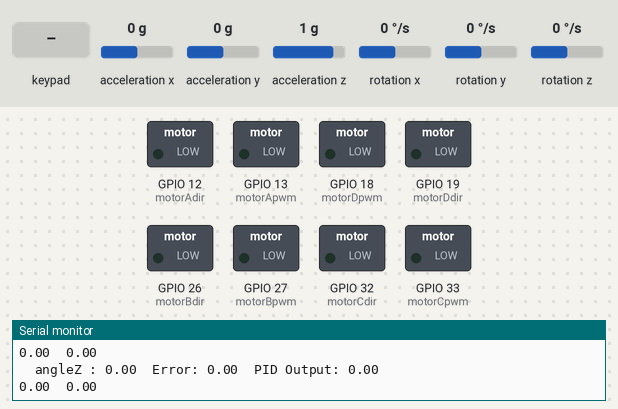
A sketch run on a simulated ESP32. Shown: switched loads named in the sketch (green lamp = pin HIGH), the last lines printed to the serial monitor. The test bench sets the inputs (shaded band); at power-on: rotation z 0 °/s, acceleration x 0 g, acceleration y 0 g, acceleration z 1 g, rotation x 0 °/s, rotation y 0 °/s. Nothing arrives over Bluetooth unless stated.

Above: at 4.2 s.
4.3 s: key 'D' pressed
At 5.7 s:
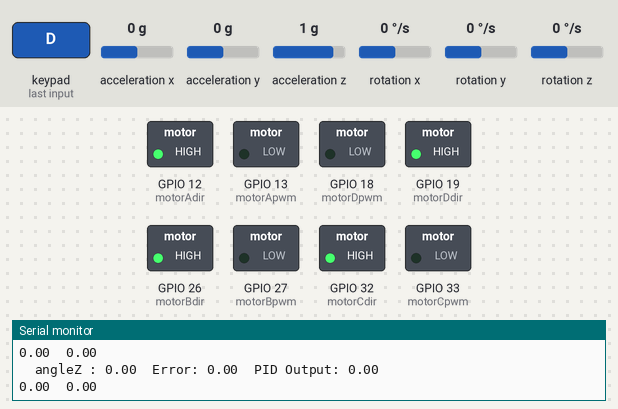
6.5 s: rotation z set to -100 °/s
At 8.5 s:
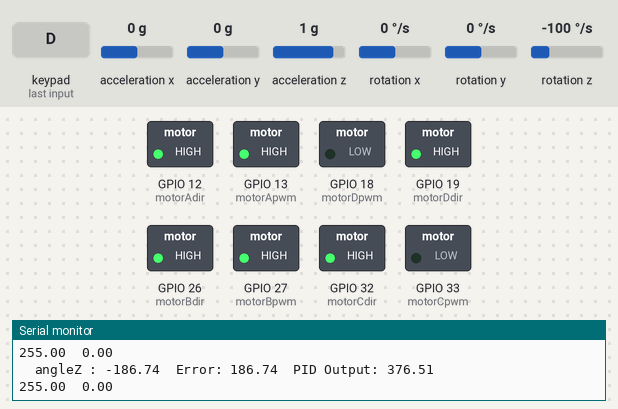
9.2 s: key 'U' pressed
At 10.6 s:
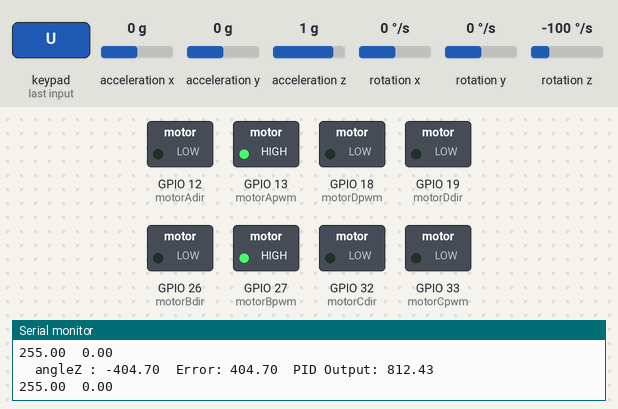
11.4 s: key 'L' pressed
At 13.3 s:
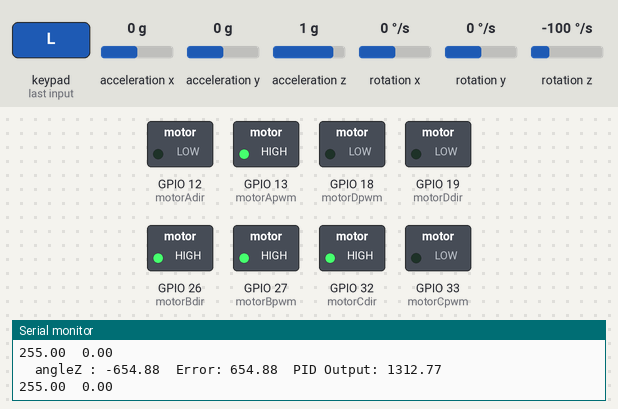
13.6 s: key 'R' pressed
At 15.2 s:
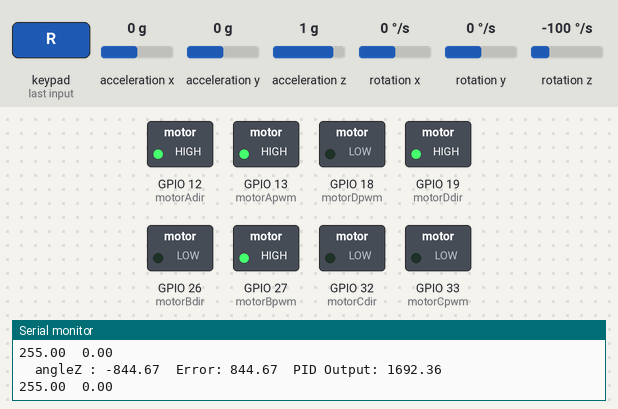
Timing chart, 0 to 16.7 s (numbered marks = the images above; inputs shaded):
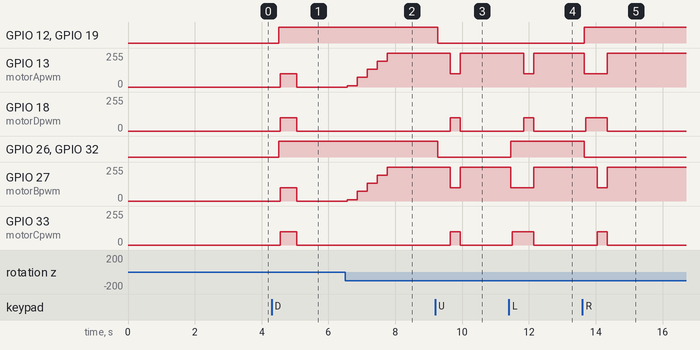

The sketch:

Main.ino
```cpp
#include <Arduino.h>
#include <MPU6050_tockn.h>
#include <Wire.h>
#include <ps5Controller.h>
/////  MOTOR PINS  \\\\\\

const int motorApwm = 13; //left
const int motorAdir = 12;
const int motorBpwm = 27; //left
const int motorBdir = 26;
const int motorCpwm = 33; //right
const int motorCdir = 32;
const int motorDpwm = 18; //right
const int motorDdir = 19;
float Speed = 0.0;
float leftMotorSpeed = 0.0;
float rightMotorSpeed = 0  ;
float angle = 0;
////  MOTOR ADJUSTMENT END \\\\

MPU6050 mpu6050(Wire);
///   PID CONSTANTS  \\\

float prerror = 0.0;
float error = 0.0;
long timer = 0;
float pidOutput = 0.0;
const float Kp = 2.0;
const float Ki = 0.05;
const float Kd = 0.1;
const float basespeed = 0;
float maxspeed = 0;
////    PID ENDS  \\\\

void setup() {
  Serial.begin(115200);
  ps5.begin("D0:BC:C1:98:2E:F3"); //replace
  Serial.println("Ready.");
  Wire.begin();
  mpu6050.begin();
  mpu6050.calcGyroOffsets(true);
  pinMode(motorApwm, OUTPUT);
  pinMode(motorAdir, OUTPUT);
  pinMode(motorBpwm, OUTPUT);
  pinMode(motorBdir, OUTPUT);
  pinMode(motorCpwm, OUTPUT);
  pinMode(motorCdir, OUTPUT);
  pinMode(motorDpwm, OUTPUT);
  pinMode(motorDdir, OUTPUT);
  stop();
}

void loop() {
  if (ps5.isConnected() == false)  {
    Serial.println("PS5 controller not found");
    delay(300);
  }
  int my_angle = 0;

  ////////////////////////    PS5 FUNCTIONS         /////////////////////////////////////////
  while (ps5.isConnected() == true) {
    mpu6050.update();
    float angle = my_angle + mpu6050.getAngleZ();
    if (millis() - timer > 300) {
      Serial.print("\tangleZ : ");
      Serial.print(angle);

      error = 0.0 - angle;
      if ( -1 < error && error < 1) {
        error = 0;
      }
      else if ( 89 < error && error < 91) {
        error = 90;
      }
      else if (-91 < error && error < -89) {
        error = -90;
      }
      else {
        error = 0.0 - angle;
      }
      pid();
      while (ps5.Right()) {
        buttonRight();
        Serial.println("Right Button");
      }
      while (ps5.Down()) {
        pid();
        buttondown();
        Serial.println("Down Button");
      }
      while (ps5.Up()) {
        pid();
        buttonup();
        Serial.println("Up Button");
      }
      while (ps5.Left()) {
        buttonLeft();
        Serial.println("Left Button");
      }
      if (ps5.Square()) {
        my_angle = 90;
        Serial.println("Square Button");
      }
      if (ps5.Cross()) {
        my_angle = 0;
        Serial.println("Cross Button");
      }
      if (ps5.Circle()) {
        my_angle = -90;
        Serial.println("Circle Button");
      }
      //      if (ps5.Triangle()) Serial.println("Triangle Button");

      //      if (ps5.UpRight()) {
      //        Serial.println("Up Right");

      //    if (ps5.DownRight()) {
      //      Serial.println("ps5.DownRight()");

      //      if (ps5.UpLeft()) Serial.println("Up Left");
      //      if (ps5.DownLeft()) Serial.println("Down Left");
      //
      if (ps5.L1()) {
        stop();
        Speed = 0;
        Serial.println("L1 Button");
      }
      //      if (ps5.R1()) Serial.println("R1 Button");
      //
      //      if (ps5.L3()) Serial.println("L3 Button");
      //      if (ps5.R3()) Serial.println("R3 Button");

      //      if (ps5.PSButton()) Serial.println("PS Button");
      //      if (ps5.Touchpad()) Serial.println("Touch Pad Button");
      //
      //      if (ps5.L2()) {
      //        Serial.printf("L2 button at %d\n", ps5.L2Value());
      //      }
      if (ps5.R2()) {
        if (!ps5.R2() == 0) {
          Speed = 0 + ps5.R2Value();
          Serial.printf("R2 button at %d\n", ps5.R2Value());
        }
        else {
          Speed = 0;
        }
      }

      if (ps5.LStickX()) {
        if (ps5.LStickX() > 50) {
          right();
        }
        if (ps5.LStickX() < -50) {
          left();
        }
        Serial.printf("Left Stick x at %d\n", ps5.LStickX());
      }
      if (ps5.LStickY()) {
        if (ps5.LStickY() > 50) {
          forward();
        }
        if (ps5.LStickY() < -50) {
          backward();
        }
        Serial.printf("Left Stick y at %d\n", ps5.LStickY());
      }
      if (ps5.RStickX()) {
        if (ps5.LStickX() > 50) {
          my_angle=10;
        }
        if (ps5.LStickX() < -50) {
          my_angle=-10;
        }
        Serial.printf("Right Stick x at %d\n", ps5.RStickX());
      }
      //            if (ps5.RStickY()) {
      //              my_angle=-10;
      //              Serial.printf("Right Stick y at %d\n", ps5.RStickY());
      //            }

      Serial.println();
      timer = millis();
    }
    Speed = 0;
  }
}


/////////////////////////////////////////////////////////////////////////////////////////////

///////////   PID  ///////////////
void pid() {
  float derivative = error - prerror;

  prerror = error;

  // Calculate PID output
  float pidOutput = Kp * error + Kd * derivative;
  if (millis() - timer > 300) {
    Serial.print("\tError: ");
    Serial.print(error);
    Serial.print("\tPID Output: ");
    Serial.println(pidOutput);
    motorspeed(pidOutput);
    timer = millis();
  }

}
////////MOTOR FUNCTIONS\\\\\\\\\\\\\\\\\

void backward()
{
  digitalWrite(motorApwm, HIGH);
  digitalWrite(motorBpwm, HIGH);
  digitalWrite(motorCpwm, HIGH);
  digitalWrite(motorDpwm, HIGH);
  digitalWrite(motorAdir, LOW);
  digitalWrite(motorBdir, LOW);
  digitalWrite(motorCdir, LOW);
  digitalWrite(motorDdir, LOW);
  analogWrite(motorApwm, leftMotorSpeed);
  analogWrite(motorBpwm, leftMotorSpeed);
  analogWrite(motorCpwm, rightMotorSpeed);
  analogWrite(motorDpwm, rightMotorSpeed);
  Serial.println("backward");
}

void forward()
{
  digitalWrite(motorApwm, LOW);
  digitalWrite(motorBpwm, LOW);
  digitalWrite(motorCpwm, LOW);
  digitalWrite(motorDpwm, LOW);
  digitalWrite(motorAdir, HIGH);
  digitalWrite(motorBdir, HIGH);
  digitalWrite(motorCdir, HIGH);
  digitalWrite(motorDdir, HIGH);
  analogWrite(motorApwm, leftMotorSpeed);
  analogWrite(motorBpwm, leftMotorSpeed);
  analogWrite(motorCpwm, rightMotorSpeed);
  analogWrite(motorDpwm, rightMotorSpeed);
  Serial.println("Back");
}
void left()
{
  angle = 0;
  mpu6050.update();
  float angle = mpu6050.getAngleZ();
  digitalWrite(motorApwm, HIGH);
  digitalWrite(motorBpwm, HIGH);
  digitalWrite(motorCpwm, LOW);
  digitalWrite(motorDpwm, LOW);
  digitalWrite(motorAdir, LOW);
  digitalWrite(motorBdir, LOW);
  digitalWrite(motorCdir, HIGH);
  digitalWrite(motorDdir, HIGH);
  analogWrite(motorApwm, leftMotorSpeed);
  analogWrite(motorBpwm, leftMotorSpeed);
  analogWrite(motorCpwm, rightMotorSpeed);
  analogWrite(motorDpwm, rightMotorSpeed);
  Serial.println("Left");
}
void right()
{
  angle = 0;
  mpu6050.update();
  float angle = mpu6050.getAngleZ();
  digitalWrite(motorApwm, LOW);
  digitalWrite(motorBpwm, LOW);
  digitalWrite(motorCpwm, HIGH);
  digitalWrite(motorDpwm, HIGH);
  digitalWrite(motorAdir, HIGH);
  digitalWrite(motorBdir, HIGH);
  digitalWrite(motorCdir, LOW);
  digitalWrite(motorDdir, LOW);
  analogWrite(motorApwm, leftMotorSpeed);
  analogWrite(motorBpwm, leftMotorSpeed);
  analogWrite(motorCpwm, rightMotorSpeed);
  analogWrite(motorDpwm, rightMotorSpeed);
  Serial.println("Right");
}

void stop()
{
  digitalWrite(motorApwm, LOW);
  digitalWrite(motorBpwm, LOW);
  digitalWrite(motorCpwm, LOW);
  digitalWrite(motorDpwm, LOW);
  digitalWrite(motorAdir, LOW);
  digitalWrite(motorBdir, LOW);
  digitalWrite(motorCdir, LOW);
  digitalWrite(motorDdir, LOW);
  analogWrite(motorApwm, 0);
  analogWrite(motorBpwm, 0);
  analogWrite(motorCpwm, 0);
  analogWrite(motorDpwm, 0);
  Serial.println("STOP");
}

void buttonRight() {
  digitalWrite(motorApwm, LOW);
  digitalWrite(motorBpwm, HIGH);
  digitalWrite(motorCpwm, HIGH);
  digitalWrite(motorDpwm, LOW);
  digitalWrite(motorAdir, HIGH);
  digitalWrite(motorBdir, LOW);
  digitalWrite(motorCdir, LOW);
  digitalWrite(motorDdir, HIGH);
  analogWrite(motorApwm, 100);
  analogWrite(motorBpwm, 100);
  analogWrite(motorCpwm, 100);
  analogWrite(motorDpwm, 100);
  Serial.println("BUTTON-RIGHT");
}

void buttonLeft() {
  digitalWrite(motorApwm, HIGH);
  digitalWrite(motorBpwm, LOW);
  digitalWrite(motorCpwm, LOW);
  digitalWrite(motorDpwm, HIGH);
  digitalWrite(motorAdir, LOW);
  digitalWrite(motorBdir, HIGH);
  digitalWrite(motorCdir, HIGH);
  digitalWrite(motorDdir, LOW);
  analogWrite(motorApwm, 100);
  analogWrite(motorBpwm, 100);
  analogWrite(motorCpwm, 100);
  analogWrite(motorDpwm, 100);
  Serial.println("BUTTON-LEFT");
}

void buttonup()
{
  digitalWrite(motorApwm, HIGH);
  digitalWrite(motorBpwm, HIGH);
  digitalWrite(motorCpwm, HIGH);
  digitalWrite(motorDpwm, HIGH);
  digitalWrite(motorAdir, LOW);
  digitalWrite(motorBdir, LOW);
  digitalWrite(motorCdir, LOW);
  digitalWrite(motorDdir, LOW);
  analogWrite(motorApwm, 100);
  analogWrite(motorBpwm, 100);
  analogWrite(motorCpwm, 100);
  analogWrite(motorDpwm, 100);
  Serial.println("forward");
}

void buttondown()
{
  digitalWrite(motorApwm, LOW);
  digitalWrite(motorBpwm, LOW);
  digitalWrite(motorCpwm, LOW);
  digitalWrite(motorDpwm, LOW);
  digitalWrite(motorAdir, HIGH);
  digitalWrite(motorBdir, HIGH);
  digitalWrite(motorCdir, HIGH);
  digitalWrite(motorDdir, HIGH);
  analogWrite(motorApwm, 100);
  analogWrite(motorBpwm, 100);
  analogWrite(motorCpwm, 100);
  analogWrite(motorDpwm, 100);
  Serial.println("Backward");
}


/*
    /////////MOTOR FUNCTIONS END\\\\\\\\\\\


*/
////////////////   PID   \\\\\\\\\\\\\\\\\\\\\

void motorspeed(float pidOutput) {
  leftMotorSpeed = constrain((basespeed + Speed) +  pidOutput, 0, 255);
  rightMotorSpeed = constrain((basespeed + Speed) -  pidOutput, 0, 255);
  Serial.print(leftMotorSpeed); Serial.print("\t"); Serial.println(rightMotorSpeed);
  analogWrite(motorApwm, leftMotorSpeed);
  analogWrite(motorBpwm, leftMotorSpeed);
  analogWrite(motorCpwm, rightMotorSpeed);
  analogWrite(motorDpwm, rightMotorSpeed);
}
```

Measured:
- after the input at 4.3 s, GPIO 12 (motorAdir), GPIO 19 (motorDdir), GPIO 26 (motorBdir), GPIO 32 (motorCdir): LOW → HIGH after 0.21 s; GPIO 13 (motorApwm), GPIO 18 (motorDpwm), GPIO 27 (motorBpwm), GPIO 33 (motorCpwm): 0/255 → 98/255 after 0.26 s, → 100/255 0.24 s later, → 0/255 0.25 s later
- after the input at 6.5 s, GPIO 13 (motorApwm), GPIO 27 (motorBpwm): moves from 0/255 to 255/255 over 1.2 s, starting after 0.05 s
- after the input at 9.2 s, GPIO 12 (motorAdir), GPIO 19 (motorDdir), GPIO 26 (motorBdir), GPIO 32 (motorCdir): HIGH → LOW after 0.07 s; GPIO 13 (motorApwm), GPIO 27 (motorBpwm): 255/255 → 100/255 after 0.44 s, → 255/255 0.30 s later; GPIO 18 (motorDpwm), GPIO 33 (motorCpwm): 0/255 → 100/255 after 0.44 s, → 0/255 0.30 s later
- after the input at 11.4 s, GPIO 13 (motorApwm): 255/255 → 100/255 after 0.44 s, → 255/255 0.30 s later; GPIO 18 (motorDpwm): 0/255 → 100/255 after 0.44 s, → 0/255 0.30 s later
- after the input at 13.6 s, GPIO 12 (motorAdir): LOW → HIGH after 0.05 s; GPIO 13 (motorApwm): 255/255 → 100/255 after 0.06 s, → 255/255 0.69 s later
